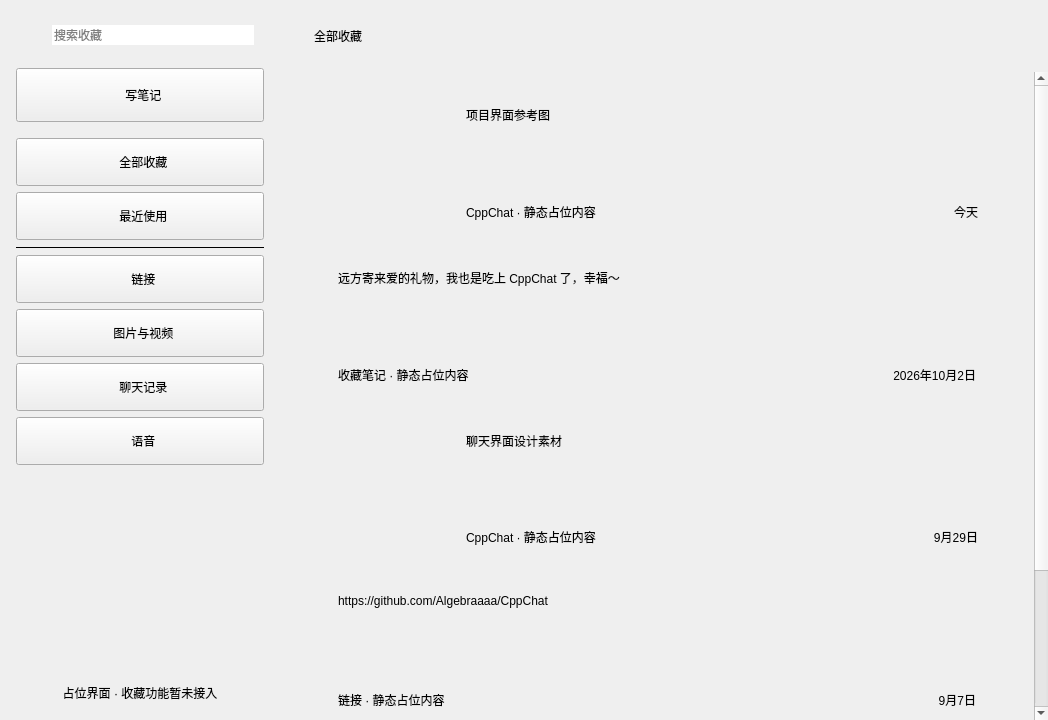
<?xml version="1.0" encoding="UTF-8"?>
<ui version="4.0">
 <class>FavoritesPage</class>
 <widget class="QWidget" name="FavoritesPage">
  <property name="geometry">
   <rect><x>0</x><y>0</y><width>1048</width><height>720</height></rect>
  </property>
  <property name="windowTitle"><string>收藏</string></property>
  <layout class="QHBoxLayout" name="page_layout">
   <property name="spacing"><number>0</number></property>
   <property name="leftMargin"><number>0</number></property>
   <property name="topMargin"><number>0</number></property>
   <property name="rightMargin"><number>0</number></property>
   <property name="bottomMargin"><number>0</number></property>
   <item>
    <widget class="QWidget" name="favorites_filter_panel" native="true">
     <property name="minimumSize"><size><width>280</width><height>0</height></size></property>
     <property name="maximumSize"><size><width>280</width><height>16777215</height></size></property>
     <layout class="QVBoxLayout" name="filter_layout">
      <property name="spacing"><number>6</number></property>
      <property name="leftMargin"><number>16</number></property>
      <property name="topMargin"><number>16</number></property>
      <property name="rightMargin"><number>16</number></property>
      <property name="bottomMargin"><number>18</number></property>
      <item>
       <widget class="QWidget" name="favorites_search_box" native="true">
        <property name="minimumSize"><size><width>0</width><height>38</height></size></property>
        <property name="maximumSize"><size><width>16777215</width><height>38</height></size></property>
        <layout class="QHBoxLayout" name="search_layout">
         <property name="spacing"><number>8</number></property>
         <property name="leftMargin"><number>10</number></property>
         <property name="topMargin"><number>0</number></property>
         <property name="rightMargin"><number>10</number></property>
         <property name="bottomMargin"><number>0</number></property>
         <item>
          <widget class="QLabel" name="favorites_search_icon">
           <property name="minimumSize"><size><width>18</width><height>18</height></size></property>
           <property name="maximumSize"><size><width>18</width><height>18</height></size></property>
           <property name="text"><string/></property>
          </widget>
         </item>
         <item>
          <widget class="QLineEdit" name="favorites_search_edit">
           <property name="frame"><bool>false</bool></property>
           <property name="placeholderText"><string>搜索收藏</string></property>
          </widget>
         </item>
        </layout>
       </widget>
      </item>
      <item>
       <spacer name="search_bottom_spacer">
        <property name="orientation"><enum>Qt::Vertical</enum></property>
        <property name="sizeType"><enum>QSizePolicy::Fixed</enum></property>
        <property name="sizeHint" stdset="0"><size><width>20</width><height>8</height></size></property>
       </spacer>
      </item>
      <item>
       <widget class="QPushButton" name="write_note_btn">
        <property name="minimumSize"><size><width>0</width><height>54</height></size></property>
        <property name="maximumSize"><size><width>16777215</width><height>54</height></size></property>
        <property name="text"><string>  写笔记</string></property>
        <property name="iconSize"><size><width>22</width><height>22</height></size></property>
        <property name="focusPolicy"><enum>Qt::NoFocus</enum></property>
       </widget>
      </item>
      <item>
       <spacer name="note_bottom_spacer">
        <property name="orientation"><enum>Qt::Vertical</enum></property>
        <property name="sizeType"><enum>QSizePolicy::Fixed</enum></property>
        <property name="sizeHint" stdset="0"><size><width>20</width><height>10</height></size></property>
       </spacer>
      </item>
      <item>
       <widget class="QPushButton" name="favorite_all_btn">
        <property name="minimumSize"><size><width>0</width><height>48</height></size></property>
        <property name="maximumSize"><size><width>16777215</width><height>48</height></size></property>
        <property name="text"><string>  全部收藏</string></property>
        <property name="iconSize"><size><width>22</width><height>22</height></size></property>
        <property name="checkable"><bool>true</bool></property>
        <property name="focusPolicy"><enum>Qt::NoFocus</enum></property>
       </widget>
      </item>
      <item>
       <widget class="QPushButton" name="favorite_recent_btn">
        <property name="minimumSize"><size><width>0</width><height>48</height></size></property>
        <property name="maximumSize"><size><width>16777215</width><height>48</height></size></property>
        <property name="text"><string>  最近使用</string></property>
        <property name="iconSize"><size><width>22</width><height>22</height></size></property>
        <property name="focusPolicy"><enum>Qt::NoFocus</enum></property>
       </widget>
      </item>
      <item>
       <widget class="QFrame" name="favorites_divider">
        <property name="frameShape"><enum>QFrame::HLine</enum></property>
        <property name="frameShadow"><enum>QFrame::Plain</enum></property>
       </widget>
      </item>
      <item>
       <widget class="QPushButton" name="favorite_link_btn">
        <property name="minimumSize"><size><width>0</width><height>48</height></size></property>
        <property name="maximumSize"><size><width>16777215</width><height>48</height></size></property>
        <property name="text"><string>  链接</string></property>
        <property name="iconSize"><size><width>22</width><height>22</height></size></property>
        <property name="focusPolicy"><enum>Qt::NoFocus</enum></property>
       </widget>
      </item>
      <item>
       <widget class="QPushButton" name="favorite_media_btn">
        <property name="minimumSize"><size><width>0</width><height>48</height></size></property>
        <property name="maximumSize"><size><width>16777215</width><height>48</height></size></property>
        <property name="text"><string>  图片与视频</string></property>
        <property name="iconSize"><size><width>22</width><height>22</height></size></property>
        <property name="focusPolicy"><enum>Qt::NoFocus</enum></property>
       </widget>
      </item>
      <item>
       <widget class="QPushButton" name="favorite_message_btn">
        <property name="minimumSize"><size><width>0</width><height>48</height></size></property>
        <property name="maximumSize"><size><width>16777215</width><height>48</height></size></property>
        <property name="text"><string>  聊天记录</string></property>
        <property name="iconSize"><size><width>22</width><height>22</height></size></property>
        <property name="focusPolicy"><enum>Qt::NoFocus</enum></property>
       </widget>
      </item>
      <item>
       <widget class="QPushButton" name="favorite_audio_btn">
        <property name="minimumSize"><size><width>0</width><height>48</height></size></property>
        <property name="maximumSize"><size><width>16777215</width><height>48</height></size></property>
        <property name="text"><string>  语音</string></property>
        <property name="iconSize"><size><width>22</width><height>22</height></size></property>
        <property name="focusPolicy"><enum>Qt::NoFocus</enum></property>
       </widget>
      </item>
      <item>
       <spacer name="filter_bottom_spacer">
        <property name="orientation"><enum>Qt::Vertical</enum></property>
        <property name="sizeHint" stdset="0"><size><width>20</width><height>40</height></size></property>
       </spacer>
      </item>
      <item>
       <widget class="QLabel" name="favorites_storage_lb">
        <property name="text"><string>占位界面 · 收藏功能暂未接入</string></property>
        <property name="alignment"><set>Qt::AlignCenter</set></property>
       </widget>
      </item>
     </layout>
    </widget>
   </item>
   <item>
    <widget class="QWidget" name="favorites_content_panel" native="true">
     <layout class="QVBoxLayout" name="content_layout">
      <property name="spacing"><number>0</number></property>
      <property name="leftMargin"><number>0</number></property>
      <property name="topMargin"><number>0</number></property>
      <property name="rightMargin"><number>0</number></property>
      <property name="bottomMargin"><number>0</number></property>
      <item>
       <widget class="QWidget" name="favorites_header" native="true">
        <property name="minimumSize"><size><width>0</width><height>72</height></size></property>
        <property name="maximumSize"><size><width>16777215</width><height>72</height></size></property>
        <layout class="QHBoxLayout" name="header_layout">
         <property name="leftMargin"><number>34</number></property>
         <property name="topMargin"><number>0</number></property>
         <property name="rightMargin"><number>24</number></property>
         <property name="bottomMargin"><number>0</number></property>
         <item><widget class="QLabel" name="favorites_title_lb"><property name="text"><string>全部收藏</string></property></widget></item>
         <item><spacer name="header_spacer"><property name="orientation"><enum>Qt::Horizontal</enum></property><property name="sizeHint" stdset="0"><size><width>40</width><height>20</height></size></property></spacer></item>
        </layout>
       </widget>
      </item>
      <item>
       <widget class="QScrollArea" name="favorites_scroll_area">
        <property name="frameShape"><enum>QFrame::NoFrame</enum></property>
        <property name="horizontalScrollBarPolicy"><enum>Qt::ScrollBarAlwaysOff</enum></property>
        <property name="widgetResizable"><bool>true</bool></property>
        <widget class="QWidget" name="favorites_scroll_content">
         <property name="geometry"><rect><x>0</x><y>0</y><width>744</width><height>830</height></rect></property>
         <property name="minimumSize"><size><width>0</width><height>830</height></size></property>
         <layout class="QVBoxLayout" name="favorites_cards_layout">
          <property name="spacing"><number>12</number></property>
          <property name="leftMargin"><number>38</number></property>
          <property name="topMargin"><number>16</number></property>
          <property name="rightMargin"><number>38</number></property>
          <property name="bottomMargin"><number>24</number></property>
          <item>
           <widget class="QFrame" name="favorite_card_1">
            <property name="minimumSize"><size><width>0</width><height>150</height></size></property>
            <layout class="QHBoxLayout" name="card_1_layout">
             <property name="spacing"><number>18</number></property>
             <property name="leftMargin"><number>18</number></property>
             <property name="topMargin"><number>18</number></property>
             <property name="rightMargin"><number>18</number></property>
             <property name="bottomMargin"><number>18</number></property>
             <item>
              <widget class="QLabel" name="favorite_thumb_1">
               <property name="minimumSize"><size><width>112</width><height>112</height></size></property>
               <property name="maximumSize"><size><width>112</width><height>112</height></size></property>
               <property name="pixmap"><pixmap resource="../rc.qrc">:/res/head_3.jpg</pixmap></property>
               <property name="scaledContents"><bool>true</bool></property>
              </widget>
             </item>
             <item>
              <layout class="QVBoxLayout" name="card_1_text_layout">
               <item><widget class="QLabel" name="favorite_card_title_1"><property name="text"><string>项目界面参考图</string></property></widget></item>
               <item><spacer name="card_1_spacer"><property name="orientation"><enum>Qt::Vertical</enum></property><property name="sizeHint" stdset="0"><size><width>20</width><height>40</height></size></property></spacer></item>
               <item><widget class="QLabel" name="favorite_card_source_1"><property name="text"><string>CppChat · 静态占位内容</string></property></widget></item>
              </layout>
             </item>
             <item><widget class="QLabel" name="favorite_card_date_1"><property name="text"><string>今天</string></property><property name="alignment"><set>Qt::AlignRight|Qt::AlignBottom|Qt::AlignTrailing</set></property></widget></item>
            </layout>
           </widget>
          </item>
          <item>
           <widget class="QFrame" name="favorite_card_2">
            <property name="minimumSize"><size><width>0</width><height>116</height></size></property>
            <layout class="QHBoxLayout" name="card_2_layout">
             <property name="spacing"><number>18</number></property>
             <property name="leftMargin"><number>20</number></property>
             <property name="topMargin"><number>18</number></property>
             <property name="rightMargin"><number>20</number></property>
             <property name="bottomMargin"><number>18</number></property>
             <item>
              <layout class="QVBoxLayout" name="card_2_text_layout">
               <item><widget class="QLabel" name="favorite_card_title_2"><property name="text"><string>远方寄来爱的礼物，我也是吃上 CppChat 了，幸福～</string></property><property name="wordWrap"><bool>true</bool></property></widget></item>
               <item><spacer name="card_2_spacer"><property name="orientation"><enum>Qt::Vertical</enum></property><property name="sizeHint" stdset="0"><size><width>20</width><height>16</height></size></property></spacer></item>
               <item><widget class="QLabel" name="favorite_card_source_2"><property name="text"><string>收藏笔记 · 静态占位内容</string></property></widget></item>
              </layout>
             </item>
             <item><widget class="QLabel" name="favorite_card_date_2"><property name="text"><string>2026年10月2日</string></property><property name="alignment"><set>Qt::AlignRight|Qt::AlignBottom|Qt::AlignTrailing</set></property></widget></item>
            </layout>
           </widget>
          </item>
          <item>
           <widget class="QFrame" name="favorite_card_3">
            <property name="minimumSize"><size><width>0</width><height>150</height></size></property>
            <layout class="QHBoxLayout" name="card_3_layout">
             <property name="spacing"><number>18</number></property>
             <property name="leftMargin"><number>18</number></property>
             <property name="topMargin"><number>18</number></property>
             <property name="rightMargin"><number>18</number></property>
             <property name="bottomMargin"><number>18</number></property>
             <item>
              <widget class="QLabel" name="favorite_thumb_3">
               <property name="minimumSize"><size><width>112</width><height>112</height></size></property>
               <property name="maximumSize"><size><width>112</width><height>112</height></size></property>
               <property name="pixmap"><pixmap resource="../rc.qrc">:/res/head_6.jpg</pixmap></property>
               <property name="scaledContents"><bool>true</bool></property>
              </widget>
             </item>
             <item>
              <layout class="QVBoxLayout" name="card_3_text_layout">
               <item><widget class="QLabel" name="favorite_card_title_3"><property name="text"><string>聊天界面设计素材</string></property></widget></item>
               <item><spacer name="card_3_spacer"><property name="orientation"><enum>Qt::Vertical</enum></property><property name="sizeHint" stdset="0"><size><width>20</width><height>40</height></size></property></spacer></item>
               <item><widget class="QLabel" name="favorite_card_source_3"><property name="text"><string>CppChat · 静态占位内容</string></property></widget></item>
              </layout>
             </item>
             <item><widget class="QLabel" name="favorite_card_date_3"><property name="text"><string>9月29日</string></property><property name="alignment"><set>Qt::AlignRight|Qt::AlignBottom|Qt::AlignTrailing</set></property></widget></item>
            </layout>
           </widget>
          </item>
          <item>
           <widget class="QFrame" name="favorite_card_4">
            <property name="minimumSize"><size><width>0</width><height>116</height></size></property>
            <layout class="QHBoxLayout" name="card_4_layout">
             <property name="spacing"><number>18</number></property>
             <property name="leftMargin"><number>20</number></property>
             <property name="topMargin"><number>18</number></property>
             <property name="rightMargin"><number>20</number></property>
             <property name="bottomMargin"><number>18</number></property>
             <item>
              <layout class="QVBoxLayout" name="card_4_text_layout">
               <item><widget class="QLabel" name="favorite_card_title_4"><property name="text"><string>https://github.com/Algebraaaa/CppChat</string></property><property name="wordWrap"><bool>true</bool></property></widget></item>
               <item><spacer name="card_4_spacer"><property name="orientation"><enum>Qt::Vertical</enum></property><property name="sizeHint" stdset="0"><size><width>20</width><height>16</height></size></property></spacer></item>
               <item><widget class="QLabel" name="favorite_card_source_4"><property name="text"><string>链接 · 静态占位内容</string></property></widget></item>
              </layout>
             </item>
             <item><widget class="QLabel" name="favorite_card_date_4"><property name="text"><string>9月7日</string></property><property name="alignment"><set>Qt::AlignRight|Qt::AlignBottom|Qt::AlignTrailing</set></property></widget></item>
            </layout>
           </widget>
          </item>
          <item>
           <spacer name="cards_bottom_spacer"><property name="orientation"><enum>Qt::Vertical</enum></property><property name="sizeHint" stdset="0"><size><width>20</width><height>40</height></size></property></spacer>
          </item>
         </layout>
        </widget>
       </widget>
      </item>
     </layout>
    </widget>
   </item>
  </layout>
 </widget>
 <resources><include location="../rc.qrc"/></resources>
 <connections/>
</ui>
